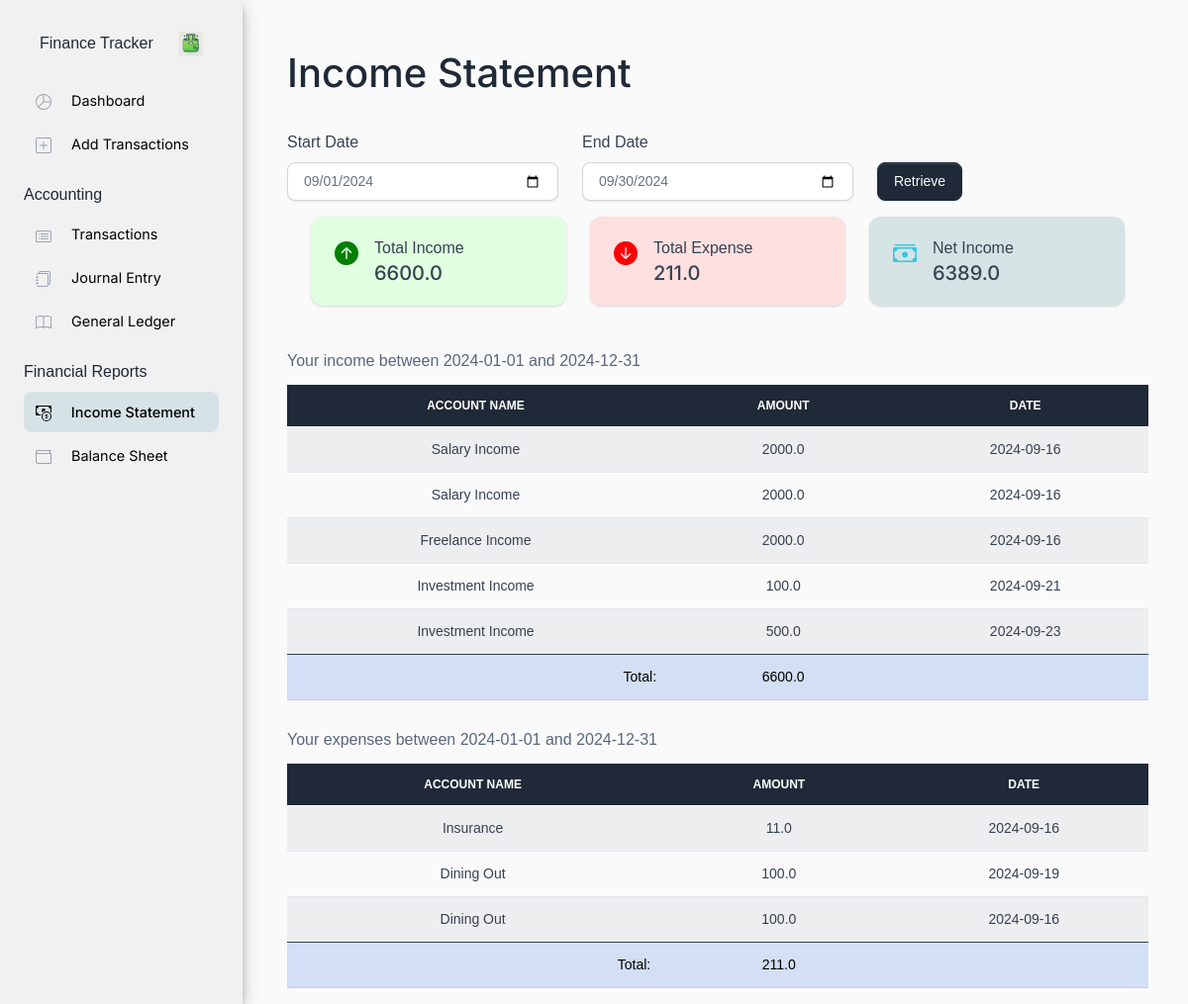
/statement, run on the app's committed database.
### apps/models/accounts.py (models this page shows, shortened)
class Accounts(db.Model):
    __tablename__ = 'accounts'
    id = db.Column(db.Integer, primary_key=True, autoincrement=True)
    account_name = db.Column(db.String, nullable=False)
    account_type = db.Column(db.String, nullable=False)
    __table_args__ = (
        db.CheckConstraint("account_type IN ('Income', 'Expense', 'Asset', 'Liability', 'Equity')", name='account_type_check'),
    )

### apps/blueprints/home/routes.py (the view)
@blueprint.route('/statement', methods=['GET'])
def statement():
    start_date = request.args.get('start_date', '2024-01-01')
    end_date = request.args.get('end_date', '2024-12-31')
    income_data, expense_data, total_income, total_expense, net_income = get_income_statement_data(start_date, end_date)
    print("income:", income_data)
    print("expense:", expense_data)
    print("total_income:", total_income)
    print("total_expense:", total_expense)
    print("net income:", net_income)
    return render_template(
        'home/pages/income_statement.html',
        income_data=income_data,
        expense_data = expense_data,
        total_income = total_income,
        total_expense = total_expense,
        net_income = net_income,
        page_name="income_statement",
        start_date=start_date,
        end_date=end_date)

### apps/repositories/transactions.py (called while the page is built)
def get_transactions_with_details(start_date, end_date):
    results = db.session.query(
        Accounts.account_name,
        Accounts.account_type,
        Transactions.amount,
        Transactions.date
    ).join(Accounts, Transactions.account_id == Accounts.id) \
    .filter(Transactions.date.between(start_date, end_date)) \
    .all()
    transactions_df = pd.DataFrame(results, columns=['account_name', 'account_type', 'amount','date'])
    return transactions_df

### apps/utils/income_statement.py (called while the page is built)
def get_income_statement_data(start_date, end_date):
    data = get_transactions_with_details(start_date,end_date)
    print("Results:", data)
    income_data = data[data['account_type'] == 'Income']
    expense_data = data[data['account_type'] == 'Expense']
    total_income = income_data['amount'].sum()
    total_expense = expense_data['amount'].sum()
    net_income = total_income - total_expense
    return income_data, expense_data, total_income, total_expense, net_income

### apps/templates/home/pages/income_statement.html (shortened to what this page needs)
{% extends "layouts/base.html" %}
{% block content %}
<div class="container mt-5">
    <h1 class="mb-4">Income Statement</h1>
    <form action="/statement" method="GET">
        <div class="row mb-3 d-flex align-items-end">
            <div class="col-md-4 mt-2">
                <label for="startDate" class="form-label">Start Date</label>
                <input type="date" class="form-control" id="startDate" name="start_date" value="2024-09-01">
            </div>
            <div class="col-md-4 mt-2">
                <label for="endDate" class="form-label">End Date</label>
                <input type="date" class="form-control" id="endDate" name="end_date" value="2024-09-30">
            </div>
            <div class="col-md-4 d-flex mt-2">
                <button type="submit" class="btn btn-primary">Retrieve</button>
            </div>
        </div>
    </form>
    <div class="container-fluid mb-3 mt-2">
        <div class="row">
            <div class="col-12 col-md-4 mb-3">
                <div class="card shadow border-0" style="background-color: #e0ffe0; border-radius: 12px;">
                    <div class="card-body">
                        <div class="d-flex">
                            <span class="me-3" style="font-size: 1.5rem; color: green;">
                                <i class="bi bi-arrow-up-circle-fill"></i>
                            </span>
                            <div>
                                Total Income
                                <h5 class="card-title mb-0">{{ total_income }}</h5>
                            </div>
                        </div>
                    </div>
                </div>
            </div>
            <div class="col-12 col-md-4 mb-3">
                <div class="card shadow border-0" style="background-color: #ffe0e0; border-radius: 12px;">
                    <div class="card-body">
                        <div class="d-flex">
                            <span class="me-3" style="font-size: 1.5rem; color: red;">
                                <i class="bi bi-arrow-down-circle-fill"></i>
                            </span>
                            <div>
                                Total Expense
                                <h5 class="card-title mb-0">{{ total_expense }}</h5>
                            </div>
                        </div>
                    </div>
                </div>
            </div>
            <div class="col-12 col-md-4 mb-3">
                <div class="card shadow border-0" style="background-color: #D5E3E5; border-radius: 12px;">
                    <div class="card-body">
                        <div class="d-flex">
                            <span class="me-3" style="font-size: 1.5rem; color: #35c6dd;">
                                <i class="bi bi-cash-stack"></i>
                            </span>
                            <div>
                                Net Income
                                <h5 class="card-title mb-0">{{ net_income }}</h5>
                            </div>
                        </div>
                    </div>
                </div>
            </div>
        </div>
    </div>
    <div class="table-responsive mt-3">
        <table class="table table-striped table-hover caption-top">
            <caption>Your income between {{ start_date }} and {{ end_date }}</caption>
            <thead class="table-dark">
                <tr>
                    <th class="text-center">Account Name</th>
                    <th class="text-center">Amount</th>
                    <th class="text-center">Date</th>
                </tr>
            </thead>
            <tbody>
                {% for index, income in income_data.iterrows() %}
                <tr>
                    <td class="text-center">{{ income['account_name'] }}</td>
                    <td class="text-center">{{ income['amount'] }}</td>
                    <td class="text-center">{{ income['date'] }}</td>
                </tr>
                {% endfor %}
            </tbody>
            <tfoot>
                <tr class="table-info">
                    <td class="font-weight-bold text-end">Total:</td>
                    <td class="font-weight-bold text-center">{{ total_income }}</td>
                    <td></td>
                </tr>
            </tfoot>
        </table>
    </div>
    <div class="table-responsive">
        <table class="table table-striped table-hover caption-top">
            <caption>Your expenses between {{ start_date }} and {{ end_date }}</caption>
            <thead class="table-dark">
                <tr>
                    <th class="text-center">Account Name</th>
                    <th class="text-center">Amount</th>
                    <th class="text-center">Date</th>
                </tr>
            </thead>
            <tbody>
                {% for index, expense in expense_data.iterrows() %}
                <tr>
                    <td class="text-center">{{ expense['account_name'] }}</td>
                    <td class="text-center">{{ expense['amount'] }}</td>
                    <td class="text-center">{{ expense['date'] }}</td>
                </tr>
                {% endfor %}
            </tbody>
            <tfoot>
                <tr class="table-info">
                    <td class="font-weight-bold text-end">Total:</td>
                    <td class="font-weight-bold text-center">{{ total_expense }}</td>
                    <td></td>
                </tr>
            </tfoot>
        </table>
    </div>
</div>
{% endblock content %}

### apps/static/assets/css/base.css (style rules this page uses)
body { font-family: Arial, sans-serif; margin: 0; padding: 0; }

### data on the page
Accounts: account_name "Salary Income" "Salary Income"
Accounts: account_name "Freelance Income"
Accounts: account_name "Investment Income" "Investment Income"
Accounts: account_name "Insurance"
Accounts: account_name "Dining Out" "Dining Out"

### other printed values
{{ total_income }} "6600.0"
{{ total_expense }} "211.0"
{{ net_income }} "6389.0"
{{ start_date }} "2024-01-01"
{{ end_date }} "2024-12-31"
{{ income['amount'] }} "2000.0" "2000.0" "2000.0" "100.0" "500.0"
{{ income['date'] }} "2024-09-16" "2024-09-16" "2024-09-16" "2024-09-21" "2024-09-23"
{{ expense['amount'] }} "11.0" "100.0" "100.0"
{{ expense['date'] }} "2024-09-16" "2024-09-19" "2024-09-16"
